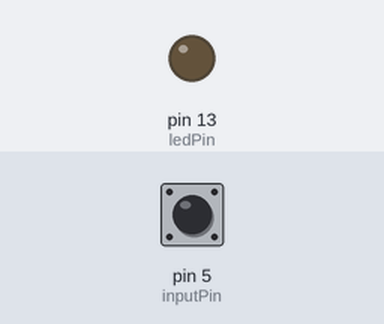
Bench run of a sketch on a simulated Arduino Uno, built with avr-gcc and run on an emulated ATmega328P. Parts: output pins drawn as LEDs (lit = HIGH). The test bench sets the inputs (shaded band); at power-on: pin 5 (inputPin) HIGH.

Above: at 1.2 s.
1.3 s: pin 5 (inputPin) pulled LOW for 0.15 s
At 1.37 s:
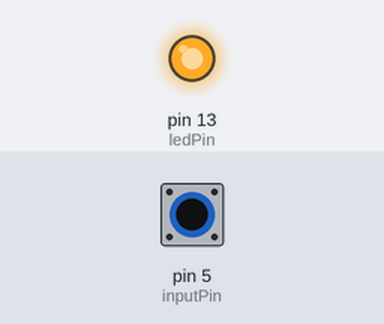
2.9 s: pin 5 (inputPin) pulled LOW for 3.2 s
At 7.2 s:
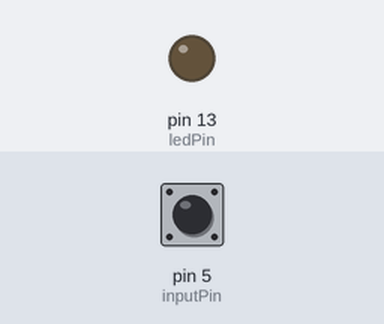
Timing chart, 0 to 8.7 s (numbered marks = the images above; inputs shaded):
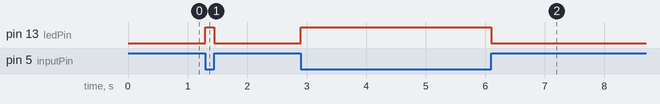

The sketch:

sketch6_04.ino
```cpp
// private include
/* BEGIN USER CODE PI */
/* END USER CODE PI */

// private define
/* BEGIN USER CODE PD */
/* END USER CODE PD */

// private macro
/* BEGIN USER CODE PM */
/* END USER CODE PM */

// private variable
/* BEGIN USER CODE PV */
const int inputPin = 5;
const int ledPin = 13;
/* END USER CODE PV */

/* BEGIN USER CODE 0 */
/* END USER CODE 0 */

// private function
/* BEGIN USER CODE PF */
/* END USER CODE PF */

/* BEGIN USER CODE 1 */
/* END USER CODE 1 */

void setup() {
  // put your setup code here, to run once:
  /* BEGIN USER CODE 2 */
  pinMode(ledPin, OUTPUT);
  pinMode(inputPin, INPUT_PULLUP);
  /* END USER CODE 2 */
}

void loop() {
  // put your main code here, to run repeatedly:
  /* END USER CODE LOOP */
  /* BEGIN USER CODE 3 */
  digitalWrite(ledPin, !digitalRead(inputPin));
}
/* END USER CODE 3 */
```

Measured:
- after the input at 1.3 s, pin 13 (ledPin): LOW → HIGH at once, → LOW 0.15 s later
- after the input at 2.9 s, pin 13 (ledPin): LOW → HIGH at once, → LOW 3.2 s later
